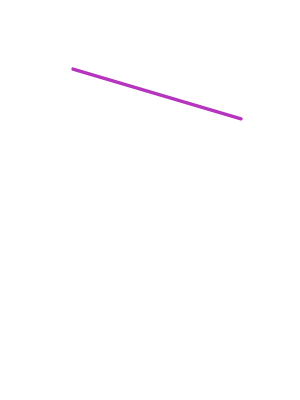
Frame 1 (no input)
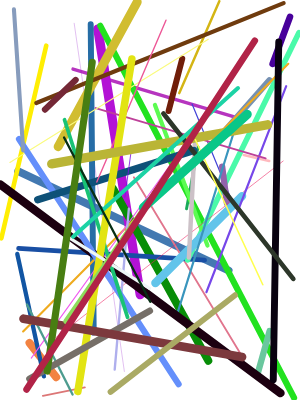
Frame 60 (no input)
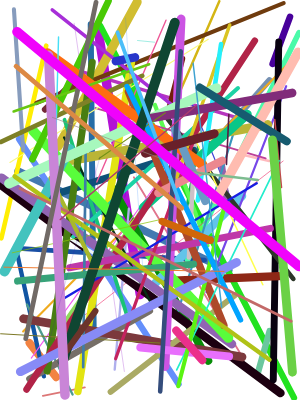
Frame 120 (the mouse pressed at the canvas centre since frame 60)

The p5.js sketch that drew these frames (run headless with seeded random() and noise() and a simulated clock; from frame 60 on, the mouse is pressed at the canvas centre):

// p5.js sketch
// ── sketch.js
// create a canvas of size 300 by 400
function setup() {
  createCanvas(300, 400);
}

// draw lines and make it colorful
function draw() {
  // pick a random color for the stroke
  stroke(random(255), random(255), random(255));
  // pick a random width for the stroke
  strokeWeight(random(10));
  // draw a line from a random point to another random point
  line(random(width), random(height), random(width), random(height));
}
